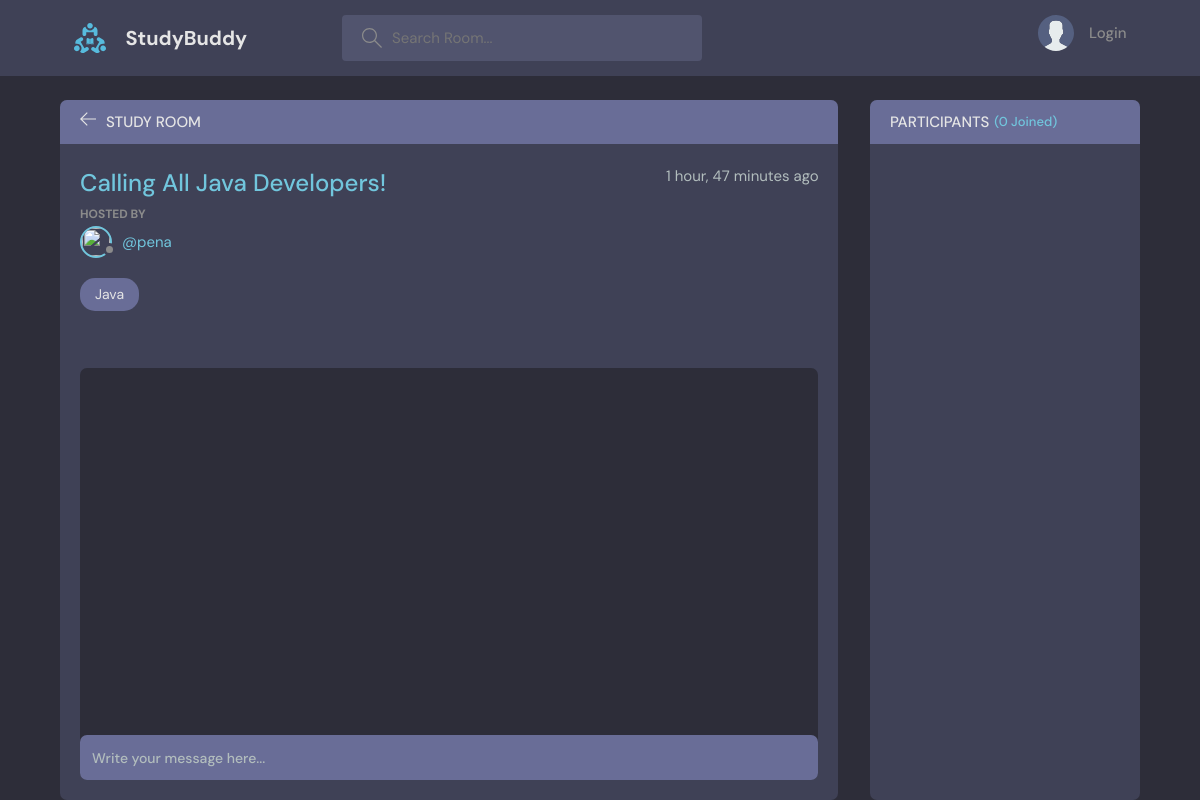
Page /room/9 on the earlier database version.
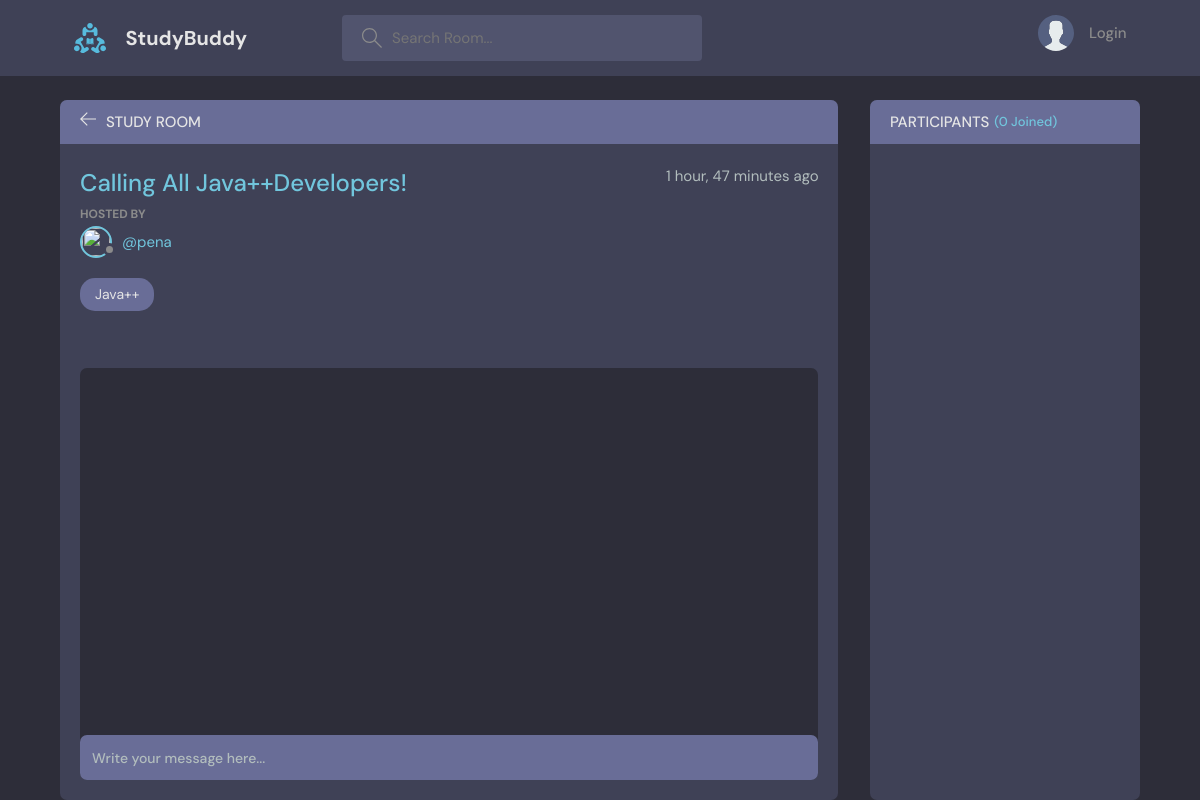
Same page on the later database version.
### base/models.py (models this page shows, shortened)
class Room(models.Model):
    host = models.ForeignKey(User, on_delete=models.SET_NULL, null=True)
    topic = models.ForeignKey(Topic, on_delete=models.SET_NULL, null=True)
    name = models.CharField(max_length=200)
    description = models.TextField(null=True, blank=True)
    participants = models.ManyToManyField(User, related_name='participants')
    updated = models.DateTimeField(auto_now=True)
    created = models.DateTimeField(auto_now_add=True)
    class Meta:
        ordering = ['-updated', '-created']

class Topic(models.Model):
    name = models.CharField(max_length=200)
    updated = models.DateTimeField(auto_now=True)
    created = models.DateTimeField(auto_now_add=True)
    def __str__(self):
        return self.name

### base/views.py (the view, shortened to what this page needs)
# urls.py: path('room/<str:pk>', views.room, name='room'),
def room(request, pk):
    room = Room.objects.get(id=pk)
    room_messages = room.message_set.all().order_by('-created')
    participants = room.participants.all()
    context = {
        'room': room,
        'room_messages': room_messages,
        'participants': participants
    }
    return render(request, 'base/room.html', context)

### StudyBud-master/StudyBud-master/base/templates/base/room.html (shortened to what this page needs)
{% extends 'main.html' %}
{% block content %}
<main class="profile-page layout layout--2">
  <div class="container">
    <div class="room">
      <div class="room__top">
        <div class="room__topLeft">
          <a href="{% url 'home' %}">
            <svg version="1.1" xmlns="http://www.w3.org/2000/svg" width="32" height="32" viewBox="0 0 32 32">
              <title>arrow-left</title>
              <path
                d="M13.723 2.286l-13.723 13.714 13.719 13.714 1.616-1.611-10.96-10.96h27.625v-2.286h-27.625l10.965-10.965-1.616-1.607z">
              </path>
            </svg>
          </a>
          <h3>Study Room</h3>
        </div>
      </div>
      <div class="room__box scroll">
        <div class="room__header scroll">
          <div class="room__info">
            <h3>{{room.name}}</h3>
            <span>{{room.created|timesince}} ago</span>
          </div>
          <div class="room__hosted">
            <p>Hosted By</p>
            <a href="{% url 'user-profile' room.host.id %}" class="room__author">
              <div class="avatar avatar--small">
                <img src="{{room.host.avatar.url}}" />
              </div>
              <span>@{{room.host.username}}</span>
            </a>
          </div>
          <span class="room__topics">{{room.topic}}</span>
        </div>
        <div class="room__conversation">
          <div class="threads scroll">
          </div>
        </div>
      </div>
      <div class="room__message">
        <form action="" method="POST">
          <input name="body" placeholder="Write your message here..." />
        </form>
      </div>
    </div>
    <div class="participants">
      <h3 class="participants__top">Participants <span>({{participants.count}} Joined)</span></h3>
      <div class="participants__list scroll">
      </div>
    </div>
  </div>
</main>
{% endblock content %}

### templates/main.html (shortened to what this page needs)
<!DOCTYPE html>
{% load static %}
<html lang="en">
  <head>
    <link rel="stylesheet" href="{% static 'styles/style.css' %}" />
  </head>
  <body>
    {% include 'navbar.html' %}
    {% block content %}
    {% endblock content %}
  </body>
</html>

### templates/navbar.html (shortened to what this page needs)
{% load static %}
<header class="header header--loggedIn">
    <div class="container">
      <a href="/" class="header__logo">
        <img src="{% static 'images/logo.svg' %}" />
        <h1>StudyBuddy</h1>
      </a>
      <form class="header__search" method="get" action="{% url 'home' %}">
        <label>
          <input type="text" name="q" placeholder="Search Room..." id="">
        </label>
      </form>
      <nav class="header__menu">
        {%  if request.user.is_authenticated %}
        <div class="header__user">
          <a href="{% url 'user-profile' user.id %}">
            <div class="avatar avatar--medium active">
              <img src="https://randomuser.me/api/portraits/men/37.jpg" />
            </div>
            <p>{{ request.user}}<span>@{{ request.user}}</span></p>
          </a>
          <button class="dropdown-button">
            <svg version="1.1" xmlns="http://www.w3.org/2000/svg" width="32" height="32" viewBox="0 0 32 32">
              <title>chevron-down</title>
              <path d="M16 21l-13-13h-3l16 16 16-16h-3l-13 13z"></path>
            </svg>
          </button>
        </div>
        <div class="dropdown-menu">
          <a href="settings.html" class="dropdown-link"
            ><svg version="1.1" xmlns="http://www.w3.org/2000/svg" width="32" height="32" viewBox="0 0 32 32">
              <title>tools</title>
              <path
                d="M27.465 32c-1.211 0-2.35-0.471-3.207-1.328l-9.392-9.391c-2.369 0.898-4.898 0.951-7.355 0.15-3.274-1.074-5.869-3.67-6.943-6.942-0.879-2.682-0.734-5.45 0.419-8.004 0.135-0.299 0.408-0.512 0.731-0.572 0.32-0.051 0.654 0.045 0.887 0.277l5.394 5.395 3.586-3.586-5.394-5.395c-0.232-0.232-0.336-0.564-0.276-0.887s0.272-0.596 0.572-0.732c2.552-1.152 5.318-1.295 8.001-0.418 3.274 1.074 5.869 3.67 6.943 6.942 0.806 2.457 0.752 4.987-0.15 7.358l9.392 9.391c0.844 0.842 1.328 2.012 1.328 3.207-0 2.5-2.034 4.535-4.535 4.535zM15.101 19.102c0.26 0 0.516 0.102 0.707 0.293l9.864 9.863c0.479 0.479 1.116 0.742 1.793 0.742 1.398 0 2.535-1.137 2.535-2.535 0-0.668-0.27-1.322-0.742-1.793l-9.864-9.863c-0.294-0.295-0.376-0.74-0.204-1.119 0.943-2.090 1.061-4.357 0.341-6.555-0.863-2.631-3.034-4.801-5.665-5.666-1.713-0.561-3.468-0.609-5.145-0.164l4.986 4.988c0.391 0.391 0.391 1.023 0 1.414l-5 5c-0.188 0.188-0.441 0.293-0.707 0.293s-0.52-0.105-0.707-0.293l-4.987-4.988c-0.45 1.682-0.397 3.436 0.164 5.146 0.863 2.631 3.034 4.801 5.665 5.666 2.2 0.721 4.466 0.604 6.555-0.342 0.132-0.059 0.271-0.088 0.411-0.088z"
              ></path>
            </svg>
            Settings</a
          >
          <a href="{% url 'logout' %}" class="dropdown-link"
            ><svg version="1.1" xmlns="http://www.w3.org/2000/svg" width="32" height="32" viewBox="0 0 32 32">
              <title>sign-out</title>
              <path
                d="M3 0h22c0.553 0 1 0 1 0.553l-0 3.447h-2v-2h-20v28h20v-2h2l0 3.447c0 0.553-0.447 0.553-1 0.553h-22c-0.553 0-1-0.447-1-1v-30c0-0.553 0.447-1 1-1z"
              ></path>
              <path
                d="M21.879 21.293l1.414 1.414 6.707-6.707-6.707-6.707-1.414 1.414 4.293 4.293h-14.172v2h14.172l-4.293 4.293z"
              ></path>
            </svg>
            Logout</a
          >
        </div>
        {% else %}
                <a href="{% url 'login' %}">
                    <img src="{% static 'images/avatar.svg' %}" />
                <p>Login</p>
                </a>
        {% endif %}
      </nav>
    </div>
  </header>

Differences in the rows shown:
changed Room "pena": name "Calling All Java Developers!" → "Calling All Java++Developers!"; topic "Java" → "Java++"
